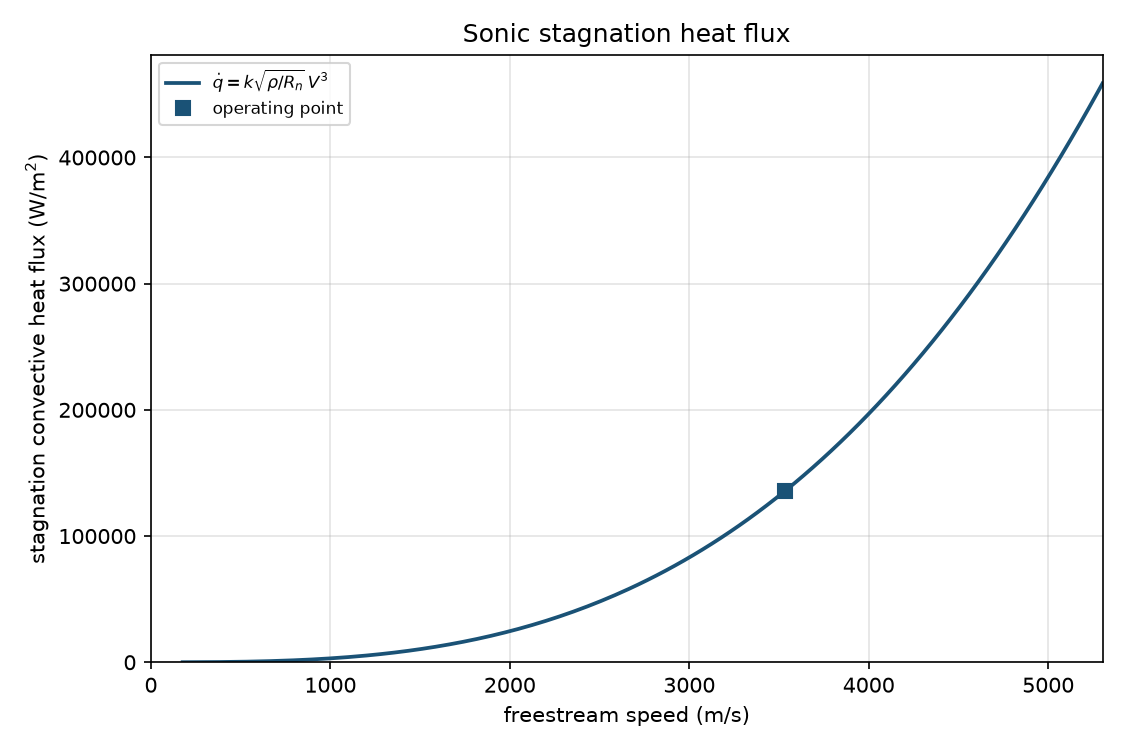

The script that saved this image:
#!/usr/bin/env python3
"""Stagnation-point convective heat flux on a blunt nose (Sutton-Graves).

stagnation_convective_heat_flux_velocity is the cold-wall form
q = k*sqrt(rho/Rn)*V**3 with Earth-air k from Table II of NASA TR R-376.
stagnation_convective_heat_flux is the heat-transfer coefficient form
q = K*sqrt(ps/Rn)*(hs - hw). Optional radiative_equilibrium_wall_temperature
is Tw = (q/(eps*sigma))**0.25. Dynamic pressure is freestream_dynamic_pressure.
"""

from __future__ import annotations

import argparse
import math
import sys
import tempfile
from pathlib import Path

CHECK_TOL = 1e-9
PLOT_TITLE = "Sonic stagnation heat flux"
PLOT_END_FACTOR = 1.5
N_CURVE = 201

# Sutton and Graves, NASA TR R-376, Table II (Earth air).
K_AIR = 0.1113
ATM_PA = 101325.0
K_VELOCITY = K_AIR / (2.0 * math.sqrt(ATM_PA))

# NIST CODATA 2022 Stefan-Boltzmann constant.
SIGMA = 5.670374419e-8

# 1976 dry air for perfect-gas enthalpy and stagnation temperature.
GAMMA = 1.4
M0 = 28.9644
RSTAR = 8.31432e3
R_AIR = RSTAR / M0
CP_AIR = GAMMA * R_AIR / (GAMMA - 1.0)

SKILL_DIR = Path(__file__).resolve().parent
ATMOS_DIR = SKILL_DIR.parent / "ATMOS - Standard1976"

ASSUMPTIONS = (
    "Sutton-Graves stagnation-point convective heating for Earth air on an "
    "axisymmetric blunt nose; "
    f"K_air = {K_AIR:g} kg/(s*m**(3/2)*atm**(1/2)) from NASA TR R-376 "
    "Table II; "
    "cold-wall velocity form stagnation_convective_heat_flux_velocity "
    f"q = k*sqrt(rho/Rn)*V**3 with k = K/(2*sqrt({ATM_PA:g})) = "
    f"{K_VELOCITY:.8g}; "
    "optional heat-transfer coefficient form stagnation_convective_heat_flux "
    "q = K*sqrt(ps/Rn)*(hs - hw) with ps = rho*V**2 in atmospheres, "
    "hs = cp*T + V**2/2 when T is known else hs = V**2/2, and "
    "hw = cp*Tw; "
    "freestream_dynamic_pressure q_dyn = 0.5*rho*V**2; "
    "optional radiative_equilibrium_wall_temperature "
    "Tw = (q/(eps*sigma))**0.25 with CODATA 2022 sigma; "
    "optional adiabatic stagnation temperature Tt = T + V**2/(2*cp) when T "
    "is known; "
    "local sound speed a = sqrt(gamma*R*T) with 1976 dry-air R and gamma = 1.4 "
    "when T is known, so Mach is V/a; "
    "optional --mach-axis plots freestream Mach on the x-axis only when that "
    "sound speed is available; "
    "no dissociation, ionization, or shock-layer radiation model beyond the "
    "Sutton-Graves air coefficient; "
    "flight density is the 1976 atmosphere at --alt, or the supplied --rho"
)


def print_kv(key: str, value: object) -> None:
    if isinstance(value, float):
        text = f"{value:.8g}"
    else:
        text = str(value)
    print(f"{key}: {text}")


def load_atmosphere():
    folder = str(ATMOS_DIR)
    if folder not in sys.path:
        sys.path.insert(0, folder)
    try:
        from standard_1976 import atmosphere, require_altitude
    except ImportError as exc:
        raise ValueError(
            "ATMOS - Standard1976 must be importable for density from --alt"
        ) from exc
    return atmosphere, require_altitude


def close(actual: float, expected: float, tol: float = CHECK_TOL) -> bool:
    scale = max(abs(expected), 1.0)
    return abs(actual - expected) <= tol * scale


def require_positive(name: str, value: float) -> None:
    if not math.isfinite(value) or value <= 0.0:
        raise ValueError(f"{name} must be finite and > 0")


def require_unit_interval(name: str, value: float) -> None:
    if not math.isfinite(value) or value <= 0.0 or value > 1.0:
        raise ValueError(f"{name} must be finite and in (0, 1]")


def dynamic_pressure(rho: float, speed: float) -> float:
    """freestream_dynamic_pressure: q = 0.5*rho*V**2."""
    return 0.5 * rho * speed * speed


def freestream_kinetic_enthalpy(speed: float) -> float:
    """freestream_kinetic_enthalpy: 0.5*V**2."""
    return 0.5 * speed * speed


def wall_enthalpy(wall_temp: float, cp: float = CP_AIR) -> float:
    """wall_enthalpy_perfect: cp*Tw."""
    return cp * wall_temp


def stagnation_enthalpy(speed: float, temperature: float | None, cp: float = CP_AIR) -> float:
    """Stagnation enthalpy: cp*T + V**2/2, or freestream_kinetic_enthalpy alone."""
    kinetic = freestream_kinetic_enthalpy(speed)
    if temperature is None:
        return kinetic
    require_positive("freestream temperature", temperature)
    return cp * temperature + kinetic


def newtonian_stagnation_pressure_atm(rho: float, speed: float) -> float:
    """p_s in atmospheres from Newtonian p_s = rho*V**2."""
    return rho * speed * speed / ATM_PA


def heat_flux_coefficient(
    rho: float,
    speed: float,
    nose: float,
    wall_temp: float,
    temperature: float | None,
    k_coef: float = K_AIR,
    cp: float = CP_AIR,
) -> float:
    """stagnation_convective_heat_flux with Newtonian p_s."""
    ps_atm = newtonian_stagnation_pressure_atm(rho, speed)
    hs = stagnation_enthalpy(speed, temperature, cp)
    hw = wall_enthalpy(wall_temp, cp)
    if hs <= hw:
        raise ValueError("wall enthalpy must be below stagnation enthalpy")
    return k_coef * math.sqrt(ps_atm / nose) * (hs - hw)


def heat_flux_velocity(rho: float, speed: float, nose: float, k_coef: float = K_VELOCITY) -> float:
    """stagnation_convective_heat_flux_velocity: k*sqrt(rho/Rn)*V**3."""
    return k_coef * math.sqrt(rho / nose) * speed**3


def radiative_wall_temperature(flux: float, emissivity: float, sigma: float = SIGMA) -> float:
    """radiative_equilibrium_wall_temperature: (q/(eps*sigma))**0.25."""
    return (flux / (emissivity * sigma)) ** 0.25


def stagnation_temperature(temperature: float, speed: float, cp: float = CP_AIR) -> float:
    """Adiabatic perfect-gas stagnation temperature: T + V**2/(2*cp)."""
    return temperature + speed * speed / (2.0 * cp)


def speed_of_sound(temperature: float, gamma: float = GAMMA, gas_constant: float = R_AIR) -> float:
    """speed_of_sound: a = sqrt(gamma*R*T) for 1976 dry air."""
    return math.sqrt(gamma * gas_constant * temperature)


def freestream_mach(speed: float, sound: float) -> float:
    """mach_number: M = V/a."""
    return speed / sound


def evaluate(
    rho: float,
    speed: float,
    nose: float,
    wall_temp: float | None,
    temperature: float | None,
    emissivity: float | None,
) -> dict[str, float | str]:
    require_positive("density", rho)
    require_positive("speed", speed)
    require_positive("nose radius", nose)
    q_dyn = dynamic_pressure(rho, speed)
    if wall_temp is None:
        flux = heat_flux_velocity(rho, speed, nose)
        form = "velocity"
        result: dict[str, float | str] = {
            "rho_kg_m3": rho,
            "V_m_s": speed,
            "Rn_m": nose,
            "q_dyn_Pa": q_dyn,
            "q_dot_W_m2": flux,
            "flux_form": form,
            "k_velocity": K_VELOCITY,
            "K_air": K_AIR,
        }
    else:
        require_positive("wall temperature", wall_temp)
        flux = heat_flux_coefficient(rho, speed, nose, wall_temp, temperature)
        form = "heat_transfer_coefficient"
        hs = stagnation_enthalpy(speed, temperature)
        hw = wall_enthalpy(wall_temp)
        result = {
            "rho_kg_m3": rho,
            "V_m_s": speed,
            "Rn_m": nose,
            "q_dyn_Pa": q_dyn,
            "q_dot_W_m2": flux,
            "flux_form": form,
            "K_air": K_AIR,
            "ps_atm": newtonian_stagnation_pressure_atm(rho, speed),
            "hs_J_kg": hs,
            "hw_J_kg": hw,
            "Tw_K": wall_temp,
            "cp_J_kg_K": CP_AIR,
        }
    if temperature is not None:
        require_positive("freestream temperature", temperature)
        sound = speed_of_sound(temperature)
        result["T_K"] = temperature
        result["Tt_K"] = stagnation_temperature(temperature, speed)
        result["a_m_s"] = sound
        result["M"] = freestream_mach(speed, sound)
    if emissivity is not None:
        require_unit_interval("emissivity", emissivity)
        result["emissivity"] = emissivity
        result["Tw_rad_eq_K"] = radiative_wall_temperature(float(result["q_dot_W_m2"]), emissivity)
        result["sigma_W_m2_K4"] = SIGMA
    return result


def linspace(start: float, stop: float, count: int) -> list[float]:
    if count == 1:
        return [start]
    step = (stop - start) / (count - 1)
    return [start + step * i for i in range(count)]


def ensure_matplotlib():
    try:
        import matplotlib

        if "matplotlib.pyplot" not in sys.modules:
            matplotlib.use("Agg")
        import matplotlib.pyplot as plt
    except ImportError as exc:
        raise ValueError("matplotlib is required to plot stagnation heat flux") from exc
    return plt


def write_plot(
    result: dict[str, float | str],
    out_path: Path,
    mach_axis: bool = False,
) -> None:
    plt = ensure_matplotlib()
    rho = float(result["rho_kg_m3"])
    speed = float(result["V_m_s"])
    nose = float(result["Rn_m"])
    flux = float(result["q_dot_W_m2"])
    form = str(result["flux_form"])
    wall_temp = float(result["Tw_K"]) if "Tw_K" in result else None
    temperature = float(result["T_K"]) if "T_K" in result else None
    if mach_axis:
        if "a_m_s" not in result:
            raise ValueError(
                "--mach-axis needs local sound speed from --alt or --temperature"
            )
        sound = float(result["a_m_s"])
    else:
        sound = None

    v_max = PLOT_END_FACTOR * speed
    v_min = max(speed * 0.05, 1.0)
    if form == "heat_transfer_coefficient":
        assert wall_temp is not None
        # hs = cp*T + V^2/2 must exceed hw = cp*Tw on the curve.
        t_edge = temperature if temperature is not None else 0.0
        gap = CP_AIR * (wall_temp - t_edge)
        if gap > 0.0:
            v_min = max(v_min, math.sqrt(2.0 * gap) * 1.01)
        if v_min >= v_max:
            v_min = min(speed * 0.9, v_max * 0.5)
    speeds = linspace(v_min, v_max, N_CURVE)
    if form == "velocity":
        fluxes = [heat_flux_velocity(rho, v, nose) for v in speeds]
        label = r"$\dot{q}=k\sqrt{\rho/R_n}\,V^{3}$"
    else:
        assert wall_temp is not None
        fluxes = [
            heat_flux_coefficient(rho, v, nose, wall_temp, temperature) for v in speeds
        ]
        label = r"$\dot{q}=K\sqrt{p_s/R_n}\,(h_s-h_w)$"

    if mach_axis:
        assert sound is not None
        x_curve = [v / sound for v in speeds]
        x_point = speed / sound
        x_max = v_max / sound
        x_label = "freestream Mach"
    else:
        x_curve = speeds
        x_point = speed
        x_max = v_max
        x_label = "freestream speed (m/s)"

    fluxes_kw = [q / 1000.0 for q in fluxes]
    flux_kw = flux / 1000.0

    fig, ax = plt.subplots(1, 1, figsize=(7.5, 5.0))
    ax.plot(x_curve, fluxes_kw, color="#1a5276", linewidth=1.8, label=label)
    ax.plot(
        x_point,
        flux_kw,
        "s",
        color="#1a5276",
        markersize=7,
        zorder=5,
        label="operating point",
    )
    ax.set_xlabel(x_label)
    ax.set_ylabel(r"stagnation convective heat flux (kW/m$^{2}$)")
    ax.set_title(PLOT_TITLE)
    ax.grid(True, alpha=0.35)
    ax.legend(loc="best", fontsize=8)
    ax.set_xlim(0.0, x_max)
    ax.set_ylim(bottom=0.0)
    fig.tight_layout()
    out_path.parent.mkdir(parents=True, exist_ok=True)
    try:
        fig.savefig(out_path, dpi=150)
    except OSError as exc:
        plt.close(fig)
        raise ValueError(f"could not write the plot: {exc}") from exc
    plt.close(fig)


def emit(
    result: dict[str, float | str],
    density_source: str,
    altitude: float | None,
    graph: Path | None,
    x_axis: str,
) -> None:
    print_kv("title", PLOT_TITLE)
    print_kv("assumptions", ASSUMPTIONS)
    print_kv("density_source", density_source)
    if altitude is not None:
        print_kv("Z_m", altitude)
    print_kv("rho_kg_m3", result["rho_kg_m3"])
    print_kv("V_m_s", result["V_m_s"])
    print_kv("Rn_m", result["Rn_m"])
    print_kv("q_dyn_Pa", result["q_dyn_Pa"])
    print_kv("flux_form", result["flux_form"])
    print_kv("K_air", result["K_air"])
    if "k_velocity" in result:
        print_kv("k_velocity", result["k_velocity"])
    if "ps_atm" in result:
        print_kv("ps_atm", result["ps_atm"])
        print_kv("hs_J_kg", result["hs_J_kg"])
        print_kv("hw_J_kg", result["hw_J_kg"])
        print_kv("Tw_K", result["Tw_K"])
        print_kv("cp_J_kg_K", result["cp_J_kg_K"])
    print_kv("q_dot_W_m2", result["q_dot_W_m2"])
    if "T_K" in result:
        print_kv("T_K", result["T_K"])
        print_kv("Tt_K", result["Tt_K"])
        print_kv("a_m_s", result["a_m_s"])
        print_kv("M", result["M"])
    print_kv("x_axis", x_axis)
    if "emissivity" in result:
        print_kv("emissivity", result["emissivity"])
        print_kv("sigma_W_m2_K4", result["sigma_W_m2_K4"])
        print_kv("Tw_rad_eq_K", result["Tw_rad_eq_K"])
    print_kv(
        "warning",
        "no dissociation or ionization model beyond the Sutton-Graves air "
        "coefficient; not valid as a full high-enthalpy aerothermochemistry "
        "solution",
    )
    if graph is not None:
        print_kv("graph", str(graph))


def fail(message: str) -> int:
    print(f"CHECK FAIL: {message}", file=sys.stderr)
    return 1


def run_check() -> int:
    if not close(freestream_kinetic_enthalpy(100.0), 5000.0):
        return fail("kinetic enthalpy at 100 m/s is not 5000")
    if not close(wall_enthalpy(300.0), CP_AIR * 300.0):
        return fail("wall enthalpy mismatch")
    if not close(K_VELOCITY, K_AIR / (2.0 * math.sqrt(ATM_PA))):
        return fail("velocity-form k is not K/(2*sqrt(atm))")

    # Cold-wall velocity form equals coefficient form with hw = 0 and hs = V^2/2.
    rho = 3.1459e-4
    speed = 3535.0
    nose = 1.0
    q_v = heat_flux_velocity(rho, speed, nose)
    q_c = heat_flux_coefficient(rho, speed, nose, wall_temp=1e-12, temperature=None)
    if not close(q_v, q_c, tol=1e-6):
        return fail("velocity and coefficient cold-wall forms disagree")

    # Radiative equilibrium: blackbody at 1 K emits sigma.
    if not close(radiative_wall_temperature(SIGMA, 1.0), 1.0):
        return fail("blackbody unit radiative wall is not 1 K")

    tw = radiative_wall_temperature(136000.0, 0.8)
    expected_tw = (136000.0 / (0.8 * SIGMA)) ** 0.25
    if not close(tw, expected_tw):
        return fail("gray radiative wall temperature mismatch")

    # Stagnation temperature at rest equals static.
    if not close(stagnation_temperature(288.15, 0.0), 288.15):
        return fail("rest stagnation temperature is not static")

    sound = speed_of_sound(216.65)
    if not close(sound, math.sqrt(GAMMA * R_AIR * 216.65)):
        return fail("sound speed mismatch")
    if not close(freestream_mach(sound, sound), 1.0):
        return fail("Mach at a = V is not 1")

    point = evaluate(rho, speed, nose, None, None, 0.8)
    if point["flux_form"] != "velocity":
        return fail("cold-wall path did not set velocity form")
    if not close(float(point["q_dyn_Pa"]), 0.5 * rho * speed * speed):
        return fail("dynamic pressure mismatch")
    if "Tw_rad_eq_K" not in point:
        return fail("emissivity path did not set radiative wall temperature")
    if "a_m_s" in point or "M" in point:
        return fail("sound speed printed without temperature")

    hot = evaluate(rho, speed, nose, 300.0, 216.65, None)
    if hot["flux_form"] != "heat_transfer_coefficient":
        return fail("wall-temperature path did not set coefficient form")
    if float(hot["q_dot_W_m2"]) >= float(point["q_dot_W_m2"]):
        return fail("hot wall did not reduce heat flux")
    if "a_m_s" not in hot or "M" not in hot:
        return fail("temperature path did not set Mach")
    if not close(float(hot["M"]), speed / float(hot["a_m_s"])):
        return fail("reported Mach disagrees with V/a")

    try:
        evaluate(rho, speed, nose, 1.0e12, None, None)
        return fail("wall hotter than stagnation enthalpy was accepted")
    except ValueError:
        pass

    class _Capture:
        def __init__(self) -> None:
            self.parts: list[str] = []

        def write(self, text: str) -> None:
            self.parts.append(text)

        def flush(self) -> None:
            return None

    def capture(argv: list[str]) -> tuple[int, str, str]:
        out = _Capture()
        err = _Capture()
        old_out, old_err = sys.stdout, sys.stderr
        sys.stdout, sys.stderr = out, err
        try:
            code = main(argv)
        finally:
            sys.stdout, sys.stderr = old_out, old_err
        return code, "".join(out.parts), "".join(err.parts)

    with tempfile.TemporaryDirectory() as tmp:
        out = str(Path(tmp) / "heat_flux.png")
        code, text, err = capture(
            [
                "--speed",
                "3535",
                "--nose",
                "1",
                "--rho",
                "3.1459e-4",
                "--emissivity",
                "0.8",
                "--out",
                out,
            ]
        )
        if code != 0:
            return fail(f"main returned {code}: {err}")
        data = Path(out).read_bytes()
        if not data.startswith(b"\x89PNG"):
            return fail("run did not write a PNG")
        for key in (
            "title: Sonic stagnation heat flux",
            "q_dot_W_m2:",
            "q_dyn_Pa:",
            "flux_form: velocity",
            "Tw_rad_eq_K:",
            "graph:",
            "warning:",
        ):
            if key not in text:
                return fail(f"stdout missing {key}")

        code, text, err = capture(
            [
                "--speed",
                "3535",
                "--nose",
                "1",
                "--rho",
                "3.1459e-4",
                "--wall-temp",
                "300",
                "--temperature",
                "216.65",
                "--out",
                out,
            ]
        )
        if code != 0:
            return fail(f"wall-temp run returned {code}: {err}")
        if "flux_form: heat_transfer_coefficient" not in text:
            return fail("wall-temp run did not print coefficient form")
        if "Tt_K:" not in text:
            return fail("temperature run did not print stagnation temperature")

        code, text, err = capture(
            [
                "--speed",
                "3535",
                "--nose",
                "1",
                "--alt",
                "60000",
                "--out",
                out,
            ]
        )
        if code != 0:
            return fail(f"altitude run returned {code}: {err}")
        if "density_source: altitude" not in text:
            return fail("altitude run did not mark density_source")
        if "Z_m:" not in text or "Tt_K:" not in text:
            return fail("altitude run did not print Z and Tt")
        if "a_m_s:" not in text or "M:" not in text:
            return fail("altitude run did not print sound speed and Mach")
        if "x_axis: speed" not in text:
            return fail("default plot axis is not speed")

        code, text, err = capture(
            [
                "--speed",
                "3535",
                "--nose",
                "1",
                "--alt",
                "60000",
                "--mach-axis",
                "--out",
                out,
            ]
        )
        if code != 0:
            return fail(f"mach-axis altitude run returned {code}: {err}")
        if "x_axis: mach" not in text:
            return fail("mach-axis run did not mark x_axis mach")
        if not Path(out).is_file() or not Path(out).read_bytes().startswith(b"\x89PNG"):
            return fail("mach-axis run did not write a PNG")

        code, _text, err = capture(
            [
                "--speed",
                "3535",
                "--nose",
                "1",
                "--rho",
                "3.1459e-4",
                "--mach-axis",
                "--out",
                out,
            ]
        )
        if code != 2 or "mach-axis" not in err:
            return fail("mach-axis without temperature was accepted")

        code, text, err = capture(
            [
                "--speed",
                "3535",
                "--nose",
                "1",
                "--rho",
                "3.1459e-4",
                "--temperature",
                "216.65",
                "--mach-axis",
                "--out",
                out,
            ]
        )
        if code != 0:
            return fail(f"mach-axis with temperature returned {code}: {err}")
        if "x_axis: mach" not in text or "M:" not in text:
            return fail("mach-axis with temperature did not print Mach axis")

        code, _text, err = capture(
            ["--speed", "3535", "--nose", "1", "--alt", "60000", "--rho", "0.0003"]
        )
        if code != 2 or "not both" not in err:
            return fail("alt and rho together were accepted")

        code, _text, err = capture(["--speed", "3535", "--nose", "1"])
        if code != 2 or "requires --alt or --rho" not in err:
            return fail("missing density path was not rejected")

    print("check: pass")
    print_kv("k_velocity", K_VELOCITY)
    print_kv("q_dot_W_m2_example", q_v)
    print_kv("Tw_rad_eq_K_example", tw)
    return 0


def parse_args(argv: list[str] | None = None) -> argparse.Namespace:
    parser = argparse.ArgumentParser(
        description=(
            "Stagnation-point convective heat flux, dynamic pressure, and "
            "optional radiative-equilibrium wall temperature."
        )
    )
    parser.add_argument("--speed", type=float, default=None, help="freestream speed V [m/s]")
    parser.add_argument("--nose", type=float, default=None, help="effective nose radius Rn [m]")
    parser.add_argument("--rho", type=float, default=None, help="freestream density [kg/m^3]")
    parser.add_argument("--alt", type=float, default=None, help="geometric altitude Z [m]")
    parser.add_argument(
        "--wall-temp",
        type=float,
        default=None,
        help="wall temperature Tw [K] for the heat-transfer coefficient form",
    )
    parser.add_argument(
        "--temperature",
        type=float,
        default=None,
        help="freestream static temperature T [K] (optional with --rho)",
    )
    parser.add_argument(
        "--emissivity",
        type=float,
        default=None,
        help="surface emissivity for radiative-equilibrium wall temperature",
    )
    parser.add_argument(
        "--mach-axis",
        action="store_true",
        help="plot freestream Mach on the x-axis (needs --alt or --temperature)",
    )
    parser.add_argument("--out", type=Path, default=None, help="PNG path")
    parser.add_argument("--check", action="store_true", help="run built-in consistency checks")
    return parser.parse_args(argv)


def main(argv: list[str] | None = None) -> int:
    args = parse_args(argv)
    if args.check:
        return run_check()

    if args.speed is None or args.nose is None:
        print("error: requires --speed and --nose", file=sys.stderr)
        return 2
    if args.alt is None and args.rho is None:
        print("error: requires --alt or --rho", file=sys.stderr)
        return 2
    if args.alt is not None and args.rho is not None:
        print("error: pass --alt or --rho, not both", file=sys.stderr)
        return 2
    if args.temperature is not None and args.alt is not None:
        print(
            "error: --temperature is only for --rho; --alt supplies 1976 T",
            file=sys.stderr,
        )
        return 2
    if args.mach_axis and args.alt is None and args.temperature is None:
        print(
            "error: --mach-axis needs local sound speed from --alt or --temperature",
            file=sys.stderr,
        )
        return 2

    try:
        altitude: float | None = None
        temperature: float | None = args.temperature
        if args.alt is not None:
            atmosphere, require_altitude = load_atmosphere()
            state = atmosphere(require_altitude(args.alt, "--alt"))
            rho = float(state["rho"])
            temperature = float(state["T"])
            density_source = "altitude"
            altitude = float(state["Z"])
        else:
            require_positive("density", args.rho)
            rho = float(args.rho)
            density_source = "density"
        result = evaluate(
            rho,
            args.speed,
            args.nose,
            args.wall_temp,
            temperature,
            args.emissivity,
        )
        out_path = Path(args.out) if args.out is not None else SKILL_DIR / "sonic_stagnation_heat_flux.png"
        out_path = out_path.resolve()
        write_plot(result, out_path, mach_axis=args.mach_axis)
    except ValueError as exc:
        print(f"error: {exc}", file=sys.stderr)
        return 2

    x_axis = "mach" if args.mach_axis else "speed"
    emit(result, density_source, altitude, out_path, x_axis)
    return 0


if __name__ == "__main__":
    sys.exit(main())
